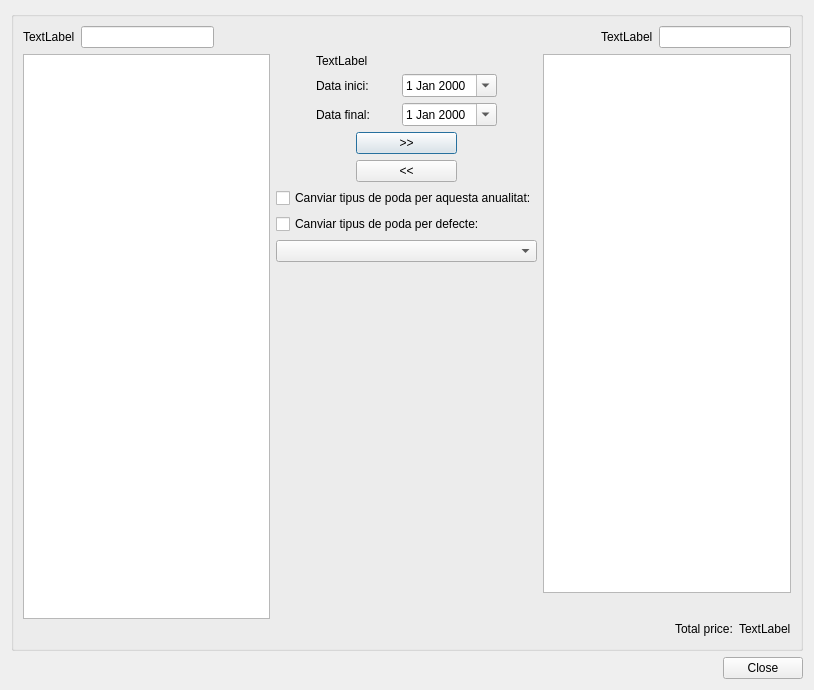
<?xml version="1.0" encoding="UTF-8"?>
<ui version="4.0">
 <class>multirow_selector</class>
 <widget class="QDialog" name="multirow_selector">
  <property name="geometry">
   <rect>
    <x>0</x>
    <y>0</y>
    <width>814</width>
    <height>690</height>
   </rect>
  </property>
  <property name="sizePolicy">
   <sizepolicy hsizetype="Fixed" vsizetype="Preferred">
    <horstretch>0</horstretch>
    <verstretch>0</verstretch>
   </sizepolicy>
  </property>
  <property name="windowTitle">
   <string>Plan selector</string>
  </property>
  <layout class="QVBoxLayout" name="verticalLayout">
   <item>
    <widget class="QGroupBox" name="groupBox">
     <property name="title">
      <string/>
     </property>
     <layout class="QGridLayout" name="verticalLayout_3">
      <item row="2" column="0">
       <layout class="QVBoxLayout" name="verticalLayout_4">
        <item>
         <layout class="QHBoxLayout" name="horizontalLayout_2">
          <property name="sizeConstraint">
           <enum>QLayout::SetMinAndMaxSize</enum>
          </property>
          <item>
           <layout class="QHBoxLayout" name="horizontalLayout_5">
            <item>
             <widget class="QLabel" name="label">
              <property name="text">
               <string>TextLabel</string>
              </property>
             </widget>
            </item>
            <item>
             <widget class="QLineEdit" name="txt_search"/>
            </item>
           </layout>
          </item>
          <item>
           <spacer name="horizontalSpacer_4">
            <property name="orientation">
             <enum>Qt::Horizontal</enum>
            </property>
            <property name="sizeHint" stdset="0">
             <size>
              <width>40</width>
              <height>20</height>
             </size>
            </property>
           </spacer>
          </item>
          <item>
           <spacer name="horizontalSpacer_5">
            <property name="orientation">
             <enum>Qt::Horizontal</enum>
            </property>
            <property name="sizeHint" stdset="0">
             <size>
              <width>40</width>
              <height>20</height>
             </size>
            </property>
           </spacer>
          </item>
          <item>
           <layout class="QHBoxLayout" name="horizontalLayout_4">
            <item>
             <widget class="QLabel" name="label_2">
              <property name="text">
               <string>TextLabel</string>
              </property>
             </widget>
            </item>
            <item>
             <widget class="QLineEdit" name="txt_selected_filter"/>
            </item>
           </layout>
          </item>
         </layout>
        </item>
        <item>
         <layout class="QHBoxLayout" name="horizontalLayout_7">
          <item>
           <layout class="QVBoxLayout" name="verticalLayout_8">
            <item>
             <widget class="QTableView" name="all_rows"/>
            </item>
            <item>
             <spacer name="horizontalSpacer_9">
              <property name="orientation">
               <enum>Qt::Horizontal</enum>
              </property>
              <property name="sizeHint" stdset="0">
               <size>
                <width>40</width>
                <height>20</height>
               </size>
              </property>
             </spacer>
            </item>
           </layout>
          </item>
          <item>
           <layout class="QVBoxLayout" name="verticalLayout_2">
            <property name="sizeConstraint">
             <enum>QLayout::SetMinimumSize</enum>
            </property>
            <item>
             <layout class="QHBoxLayout" name="horizontalLayout_16">
              <item>
               <layout class="QVBoxLayout" name="verticalLayout_9">
                <property name="leftMargin">
                 <number>40</number>
                </property>
                <property name="rightMargin">
                 <number>40</number>
                </property>
                <item>
                 <layout class="QHBoxLayout" name="horizontalLayout_14">
                  <item>
                   <widget class="QLabel" name="lbl_plan_code">
                    <property name="text">
                     <string>TextLabel</string>
                    </property>
                   </widget>
                  </item>
                 </layout>
                </item>
                <item>
                 <layout class="QHBoxLayout" name="horizontalLayout_13">
                  <item>
                   <widget class="QLabel" name="label_5">
                    <property name="text">
                     <string>Data inici:</string>
                    </property>
                   </widget>
                  </item>
                  <item>
                   <widget class="QDateEdit" name="date_inici">
                    <property name="calendarPopup">
                     <bool>true</bool>
                    </property>
                   </widget>
                  </item>
                 </layout>
                </item>
                <item>
                 <layout class="QHBoxLayout" name="horizontalLayout_12">
                  <item>
                   <widget class="QLabel" name="label_4">
                    <property name="text">
                     <string>Data final:</string>
                    </property>
                   </widget>
                  </item>
                  <item>
                   <widget class="QDateEdit" name="date_fi">
                    <property name="calendarPopup">
                     <bool>true</bool>
                    </property>
                   </widget>
                  </item>
                 </layout>
                </item>
               </layout>
              </item>
             </layout>
            </item>
            <item>
             <layout class="QHBoxLayout" name="horizontalLayout">
              <property name="sizeConstraint">
               <enum>QLayout::SetMinimumSize</enum>
              </property>
              <item>
               <layout class="QVBoxLayout" name="verticalLayout_6">
                <property name="sizeConstraint">
                 <enum>QLayout::SetMinimumSize</enum>
                </property>
                <property name="leftMargin">
                 <number>80</number>
                </property>
                <property name="rightMargin">
                 <number>80</number>
                </property>
                <item>
                 <widget class="QPushButton" name="btn_select">
                  <property name="text">
                   <string>&gt;&gt;</string>
                  </property>
                 </widget>
                </item>
                <item>
                 <widget class="QPushButton" name="btn_unselect">
                  <property name="text">
                   <string>&lt;&lt;</string>
                  </property>
                 </widget>
                </item>
               </layout>
              </item>
             </layout>
            </item>
            <item>
             <layout class="QVBoxLayout" name="verticalLayout_7">
              <property name="sizeConstraint">
               <enum>QLayout::SetDefaultConstraint</enum>
              </property>
              <item>
               <layout class="QHBoxLayout" name="horizontalLayout_3">
                <item>
                 <widget class="QCheckBox" name="chk_current">
                  <property name="text">
                   <string>Canviar tipus de poda per aquesta anualitat:</string>
                  </property>
                 </widget>
                </item>
               </layout>
              </item>
              <item>
               <layout class="QHBoxLayout" name="horizontalLayout_6">
                <item>
                 <widget class="QCheckBox" name="chk_permanent">
                  <property name="text">
                   <string>Canviar tipus de poda per defecte:</string>
                  </property>
                 </widget>
                </item>
               </layout>
              </item>
              <item>
               <layout class="QHBoxLayout" name="horizontalLayout_9">
                <item>
                 <widget class="QComboBox" name="cmb_poda_type"/>
                </item>
               </layout>
              </item>
             </layout>
            </item>
            <item>
             <spacer name="verticalSpacer">
              <property name="orientation">
               <enum>Qt::Vertical</enum>
              </property>
              <property name="sizeHint" stdset="0">
               <size>
                <width>20</width>
                <height>40</height>
               </size>
              </property>
             </spacer>
            </item>
           </layout>
          </item>
          <item>
           <layout class="QVBoxLayout" name="verticalLayout_5">
            <item>
             <widget class="QTableView" name="selected_rows"/>
            </item>
            <item>
             <spacer name="horizontalSpacer_8">
              <property name="orientation">
               <enum>Qt::Horizontal</enum>
              </property>
              <property name="sizeHint" stdset="0">
               <size>
                <width>40</width>
                <height>20</height>
               </size>
              </property>
             </spacer>
            </item>
            <item>
             <layout class="QHBoxLayout" name="horizontalLayout_10">
              <item>
               <spacer name="horizontalSpacer">
                <property name="orientation">
                 <enum>Qt::Horizontal</enum>
                </property>
                <property name="sizeHint" stdset="0">
                 <size>
                  <width>40</width>
                  <height>20</height>
                 </size>
                </property>
               </spacer>
              </item>
              <item>
               <widget class="QLabel" name="label_3">
                <property name="text">
                 <string>Total price:</string>
                </property>
               </widget>
              </item>
              <item>
               <widget class="QLabel" name="lbl_total_price">
                <property name="text">
                 <string>TextLabel</string>
                </property>
               </widget>
              </item>
             </layout>
            </item>
           </layout>
          </item>
         </layout>
        </item>
       </layout>
      </item>
     </layout>
    </widget>
   </item>
   <item>
    <layout class="QHBoxLayout" name="horizontalLayout_8">
     <item>
      <spacer name="horizontalSpacer_3">
       <property name="orientation">
        <enum>Qt::Horizontal</enum>
       </property>
       <property name="sizeHint" stdset="0">
        <size>
         <width>40</width>
         <height>20</height>
        </size>
       </property>
      </spacer>
     </item>
     <item>
      <widget class="QPushButton" name="btn_close">
       <property name="text">
        <string>Close</string>
       </property>
      </widget>
     </item>
    </layout>
   </item>
  </layout>
 </widget>
 <resources/>
 <connections/>
</ui>
